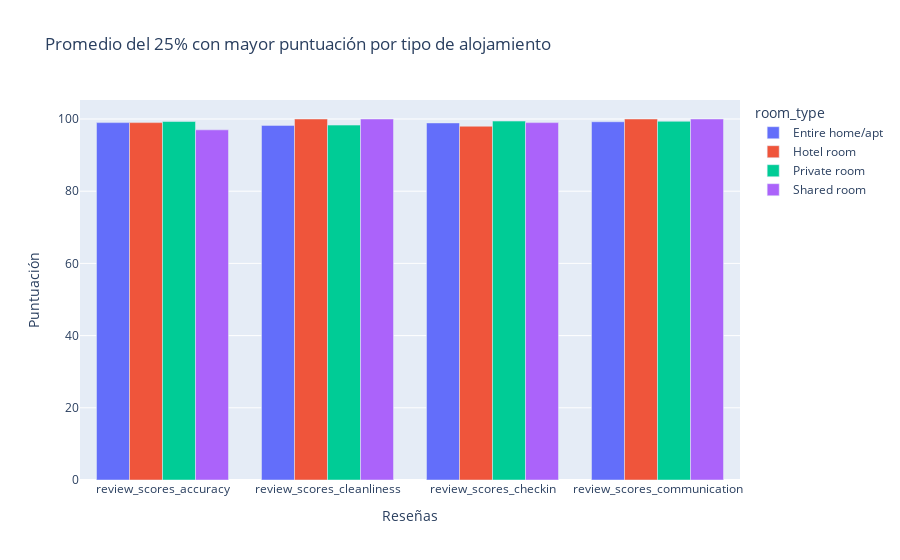

The notebook cell this image was saved under:
### Code cell
import plotly.express as px
import pandas as pd

# Asumiendo que 'top_25_percent_reviews' es tu DataFrame

# Calculamos el promedio de cada métrica por tipo de habitación
grouped_reviews = top_25_percent_reviews.groupby('room_type')[['review_scores_accuracy', 'review_scores_cleanliness', 'review_scores_checkin', 'review_scores_communication']].mean().reset_index().round(2)

# "Unimos" las métricas para poder usar plotly.express
df_melted = grouped_reviews.melt(
    id_vars=['room_type'],
    value_vars=['review_scores_accuracy', 'review_scores_cleanliness', 'review_scores_checkin', 'review_scores_communication'],
    var_name='review_metric',
    value_name='average_score'
)

fig = px.bar(
    df_melted,
    x='review_metric',
    y='average_score',
    color='room_type',
    barmode='group',
    title='Promedio del 25% con mayor puntuación por tipo de alojamiento'
)

fig.update_layout(
    yaxis_title='Puntuación',
    xaxis_title='Reseñas'
)

fig.show()

### Figure 1 — Plotly figure (JSON) as saved in the notebook; plotly's stock layout.template omitted (floating-point values rounded to 4 significant figures)
{"data": [{"alignmentgroup": "True", "hovertemplate": "room_type=Entire home/apt<br>review_metric=%{x}<br>average_score=%{y}<extra></extra>", "legendgroup": "Entire home/apt", "marker": {"color": "#636efa", "pattern": {"shape": ""}}, "name": "Entire home/apt", "offsetgroup": "Entire home/apt", "orientation": "v", "showlegend": true, "textposition": "auto", "type": "bar", "x": ["review_scores_accuracy", "review_scores_cleanliness", "review_scores_checkin", "review_scores_communication"], "xaxis": "x", "y": [99.0, 98.23, 98.91, 99.24], "yaxis": "y"}, {"alignmentgroup": "True", "hovertemplate": "room_type=Hotel room<br>review_metric=%{x}<br>average_score=%{y}<extra></extra>", "legendgroup": "Hotel room", "marker": {"color": "#EF553B", "pattern": {"shape": ""}}, "name": "Hotel room", "offsetgroup": "Hotel room", "orientation": "v", "showlegend": true, "textposition": "auto", "type": "bar", "x": ["review_scores_accuracy", "review_scores_cleanliness", "review_scores_checkin", "review_scores_communication"], "xaxis": "x", "y": [99.0, 100.0, 98.0, 100.0], "yaxis": "y"}, {"alignmentgroup": "True", "hovertemplate": "room_type=Private room<br>review_metric=%{x}<br>average_score=%{y}<extra></extra>", "legendgroup": "Private room", "marker": {"color": "#00cc96", "pattern": {"shape": ""}}, "name": "Private room", "offsetgroup": "Private room", "orientation": "v", "showlegend": true, "textposition": "auto", "type": "bar", "x": ["review_scores_accuracy", "review_scores_cleanliness", "review_scores_checkin", "review_scores_communication"], "xaxis": "x", "y": [99.3, 98.31, 99.42, 99.36], "yaxis": "y"}, {"alignmentgroup": "True", "hovertemplate": "room_type=Shared room<br>review_metric=%{x}<br>average_score=%{y}<extra></extra>", "legendgroup": "Shared room", "marker": {"color": "#ab63fa", "pattern": {"shape": ""}}, "name": "Shared room", "offsetgroup": "Shared room", "orientation": "v", "showlegend": true, "textposition": "auto", "type": "bar", "x": ["review_scores_accuracy", "review_scores_cleanliness", "review_scores_checkin", "review_scores_communication"], "xaxis": "x", "y": [97.0, 100.0, 99.0, 100.0], "yaxis": "y"}], "layout": {"barmode": "group", "legend": {"title": {"text": "room_type"}, "tracegroupgap": 0}, "title": {"text": "Promedio del 25% con mayor puntuación por tipo de alojamiento"}, "xaxis": {"anchor": "y", "domain": [0, 1], "title": {"text": "Reseñas"}}, "yaxis": {"anchor": "x", "domain": [0, 1], "title": {"text": "Puntuación"}}}}
